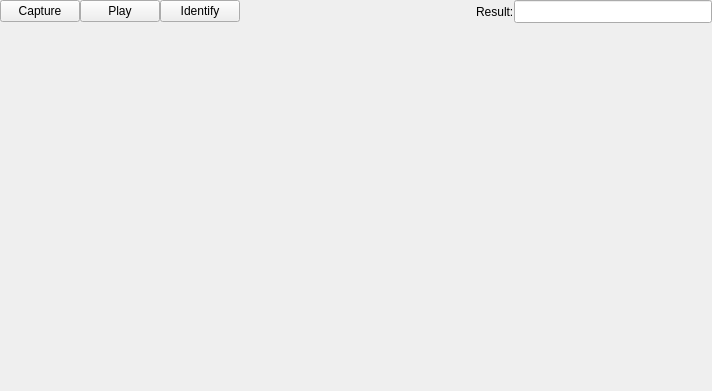
<?xml version="1.0" encoding="UTF-8"?>
<ui version="4.0">
 <class>Camera_Test_Form</class>
 <widget class="QWidget" name="Camera_Test_Form">
  <property name="geometry">
   <rect>
    <x>0</x>
    <y>0</y>
    <width>712</width>
    <height>391</height>
   </rect>
  </property>
  <property name="windowTitle">
   <string>Form</string>
  </property>
  <layout class="QGridLayout" name="gridLayout_2">
   <property name="leftMargin">
    <number>0</number>
   </property>
   <property name="topMargin">
    <number>0</number>
   </property>
   <property name="rightMargin">
    <number>0</number>
   </property>
   <property name="bottomMargin">
    <number>0</number>
   </property>
   <property name="spacing">
    <number>0</number>
   </property>
   <item row="0" column="0">
    <widget class="QPushButton" name="capture_pushButton">
     <property name="text">
      <string>Capture</string>
     </property>
    </widget>
   </item>
   <item row="0" column="2">
    <widget class="QPushButton" name="identify_pushButton">
     <property name="text">
      <string>Identify</string>
     </property>
    </widget>
   </item>
   <item row="0" column="4">
    <layout class="QHBoxLayout" name="horizontalLayout" stretch="0,1">
     <property name="spacing">
      <number>0</number>
     </property>
     <item>
      <widget class="QLabel" name="label_2">
       <property name="text">
        <string>Result:</string>
       </property>
      </widget>
     </item>
     <item>
      <widget class="QLineEdit" name="result_lineEdit">
       <property name="font">
        <font>
         <pointsize>10</pointsize>
        </font>
       </property>
      </widget>
     </item>
    </layout>
   </item>
   <item row="0" column="3">
    <spacer name="horizontalSpacer">
     <property name="orientation">
      <enum>Qt::Horizontal</enum>
     </property>
     <property name="sizeHint" stdset="0">
      <size>
       <width>209</width>
       <height>20</height>
      </size>
     </property>
    </spacer>
   </item>
   <item row="0" column="1">
    <widget class="QPushButton" name="play_pushButton">
     <property name="text">
      <string>Play</string>
     </property>
    </widget>
   </item>
   <item row="1" column="0" colspan="7">
    <layout class="QGridLayout" name="gridLayout">
     <item row="0" column="0">
      <widget class="QLabel" name="label">
       <property name="text">
        <string/>
       </property>
       <property name="scaledContents">
        <bool>true</bool>
       </property>
      </widget>
     </item>
    </layout>
   </item>
  </layout>
 </widget>
 <resources/>
 <connections/>
</ui>
